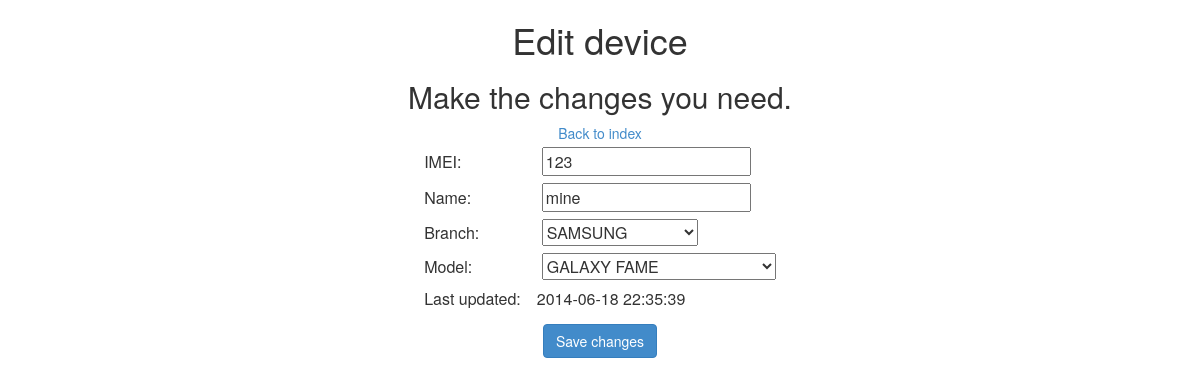
/admin/devices/edit.php?imei=123, run on the app's committed database.
### tables this page shows
CREATE TABLE `devices` (
  `id_device` int(11) NOT NULL AUTO_INCREMENT,
  `name` varchar(45) DEFAULT NULL,
  `imei` varchar(30) DEFAULT NULL,
  `id_model` int(11) DEFAULT NULL,
  `id_brand` int(11) DEFAULT NULL,
  `last_use` timestamp NULL DEFAULT CURRENT_TIMESTAMP,
  PRIMARY KEY (`id_device`),
  UNIQUE KEY `iddevices_UNIQUE` (`id_device`),
  UNIQUE KEY `imei_UNIQUE` (`imei`),
  KEY `fk_devices_1_idx` (`id_brand`),
  KEY `fk_devices_2_idx` (`id_model`),
  CONSTRAINT `fk_devices_1` FOREIGN KEY (`id_brand`) REFERENCES `brands` (`id_brand`) ON DELETE SET NULL ON UPDATE CASCADE,
  CONSTRAINT `fk_devices_2` FOREIGN KEY (`id_model`) REFERENCES `models` (`id_model`) ON DELETE SET NULL ON UPDATE CASCADE
);

### admin/devices/edit.php (the view, shortened to what this page needs)
<?php
include '../../db_info.php';
$link = mysqli_connect($hst, $usrnm, $psswrd, $schm) or die("Error " . mysqli_error($link));
$imei = filter_input(INPUT_GET, "imei");
$query_device = "SELECT d.*, b.id_brand, b.name as brand_name, m.id_model, m.name as model_name FROM devices d left outer join brands b on d.id_brand = b.id_brand left outer join models m on d.id_model = m.id_model WHERE d.imei = " . $imei . ";" or die("Error " . mysqli_error($link));
$device_result = $link->query($query_device);
$device = mysqli_fetch_array($device_result);
$brands_query = "SELECT b.* FROM  brands b" or die("Error " . mysqli_error($link));
$brands = $link->query($brands_query);
$model_query = "SELECT m.* FROM models m WHERE m.id_brand = ".$device['id_brand'].";" or die("Error " . mysqli_error($link));
$models = $link->query($model_query);
?>
<html>
    <head>
        <?php include '../../template/_head.php' ?>
        <link rel="stylesheet" type="text/css" href="../css/admin.css">
    </head>
    <body>
    <center>
        <h1>Edit device</h1>
        <h2>Make the changes you need.</h2>
        <a href="/mobile/admin/" >Back to index</a>
        <table class="stylish" >
            <tbody>
                <tr>
                    <td>IMEI:</td>
                    <td><input type="numeber" id="imei" value = "<?php echo $device["imei"] ?>"</td>
                </tr>
                <tr>
                    <td>Name:</td>
                    <td><input type="text" id="name" value = "<?php echo $device["name"] ?>"></td>
                </tr>
                <tr>
                    <td>Branch:</td>
                    <td>
                        <select id="brand" onchange="updateModels(<?php $device['id_model']; ?>);">
                            <?php while ($brand = mysqli_fetch_array($brands)) { ?>
                                <option value ="<?php echo $brand["id_brand"]; ?>"
                                <?php
                                if ($brand['id_brand'] === $device['id_brand']) {
                                    echo "selected='true'";
                                }
                                ?>>
                                            <?php echo $brand["name"]; ?>
                                </option>
                            <?php } ?>
                        </select>
                    </td>
                </tr>
                <tr>
                    <td>Model:</td>
                    <td>
                        <select id="model">
                            <?php while ($model = mysqli_fetch_array($models)) { ?>
                                <option value="<?php echo $model['id_model']; ?>"
                                <?php
                                if ($model['id_model'] === $device['id_model']) {
                                    echo "selected='true'";
                                }
                                ?>>
                                            <?php echo $model['name']; ?>
                                </option>
                            <?php } ?>
                        </select>
                    </td>
                </tr>
                <tr>
                    <td>Last updated:</td>
                    <td style="padding-left: 5px;"><?php echo $device["last_use"] ?></td>
                </tr>
            </tbody>
        </table>
        <span class="row">
            <button onclick="console.log('before error');
                updateDevice(
            <?php echo $device['id_device']; ?>, //id_device
                            document.getElementById('name').value, //name
                            document.getElementById('imei').value, //imei
                            document.getElementById('model').value, //id_model
                            document.getElementById('brand').value //id_brand
                            );" type="button" class="btn btn-primary" >
                Save changes
            </button>
        </span>
    </center>
</body>
</html>

### admin/css/admin.css (style rules this page uses)
table { margin-bottom: 10px; border: 1px solid black; border-collapse: collapse; }
td, th, thead tr th, tbody tr td { border: 1px solid black; padding: 2px 5px; }
table.stylish { border: 1px solid black; border-collapse: collapse; }
table.stylish td, table.stylish th { border: 1px solid; border-color: transparent; padding: 3px 10px; }

### data on the page
devices: imei "123", name "mine", last_use "2014-06-18 22:35:39"

### other printed values
form field value "SAMSUNG"
form field value "GALAXY FAME"
